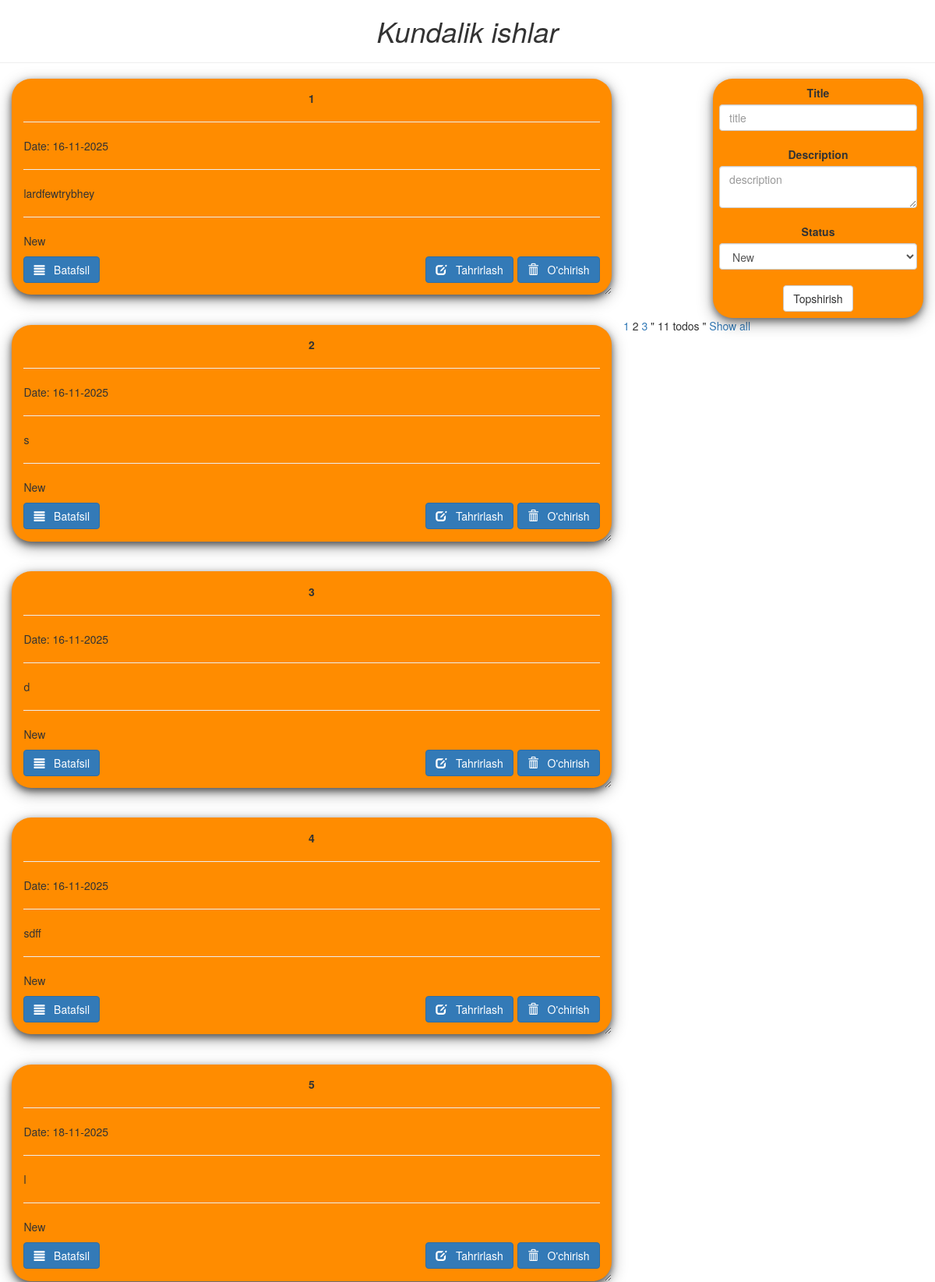
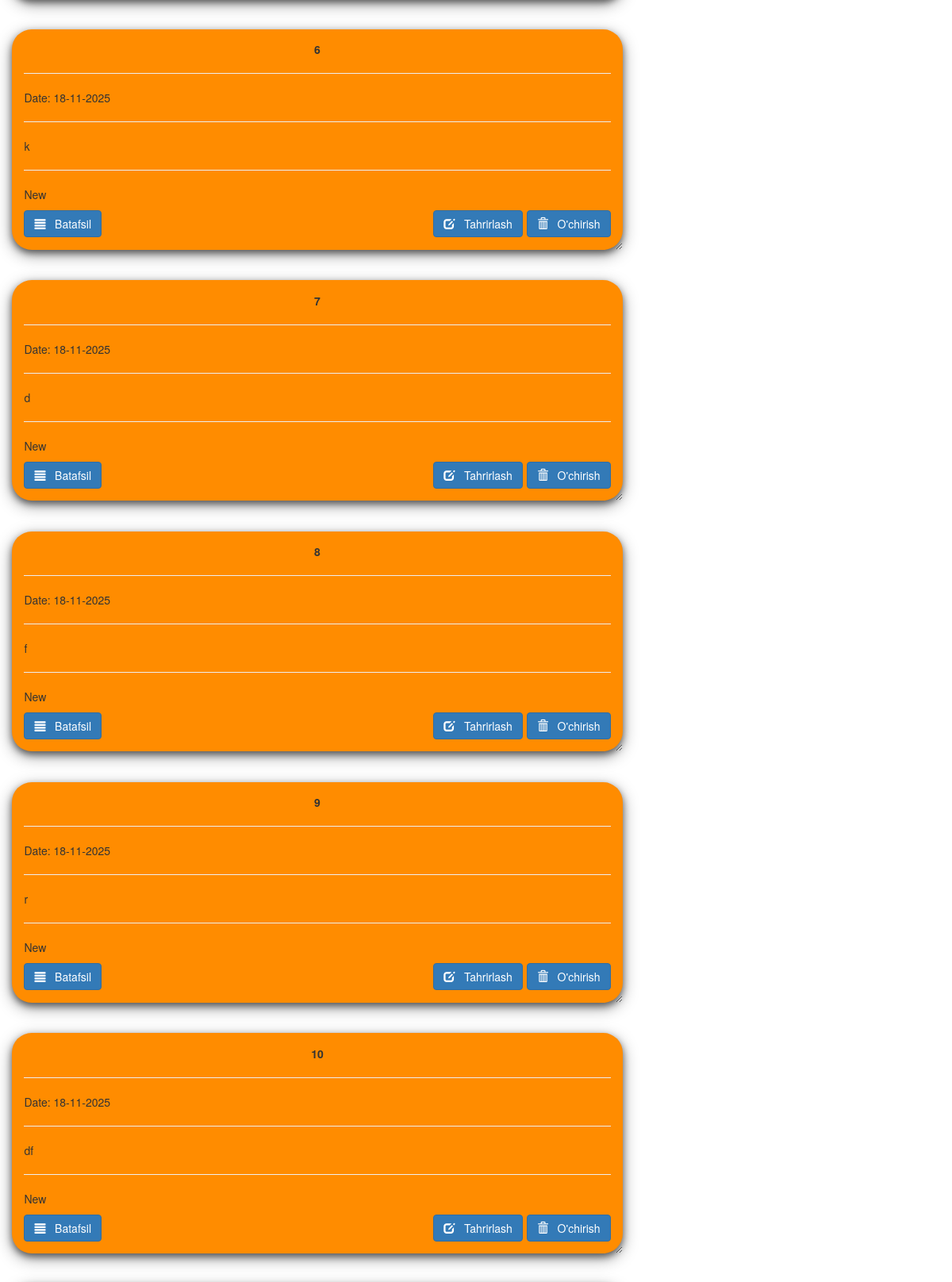
The page / (upper part) on the database its author committed (2 pictures, top to bottom).
### main/models.py (models this page shows, shortened)
class Todo(models.Model):
    title = models.CharField(max_length=200)
    desc = models.TextField()
    status = models.CharField(
        max_length=50,
        choices=StatusChoices.choices,
        default=StatusChoices.NEW,
    )
    created_at = models.DateTimeField(auto_now_add=True)
    updated_at = models.DateTimeField(auto_now=True)

### main/views.py (the view, shortened to what this page needs)
# urls.py: path("", home),
def home(request):
    data = {
        'todos':Todo.objects.all()
    }
    return render(request, 'todo.html', context=data)

### templates/todo.html (shortened to what this page needs)
<!DOCTYPE html>
<html lang="en" dir="ltr">
<head>
  <link rel="stylesheet" href="https://maxcdn.bootstrapcdn.com/bootstrap/3.3.7/css/bootstrap.min.css">
</head>
<body  class="container-fluid">
  <center class="row">
    <h1><i>Kundalik ishlar</i></h1>
    <hr />
  </center>
  <div class="row">
    <div class="col-md-8">
      {% for todo in todos %}
        <div class="card">
          <center><b>{{ todo.title }}</b></center>
          <hr/>
          Date: {{ todo.created_at|date:"d-m-Y" }}
          <hr/>
          {{ todo.desc }}
          <hr/>
          {{ todo.get_status_display }}
          <br/>
          <a href="/about/{{ todo.id }}/" style="color: white;"><button class="btn btn-primary" style="float: left; margin-top: 10px;"><span class="glyphicon glyphicon-align-justify"></span> &nbsp; Batafsil</button></a>
          <a href="/delete/{{ todo.id }}/" style="color: white;"><button class="btn btn-primary" style="float: right; margin-left: 5px; margin-top: 10px;"><span class="glyphicon glyphicon-trash"></span> &nbsp; O'chirish</button></a>
          <a href="/edit/{{ todo.id }}/" style="color: white;"><button class="btn btn-primary" style="float: right; margin-left: 5px; margin-top: 10px;"><span class="glyphicon glyphicon-edit"></span> &nbsp; Tahrirlash </button></a>
        </div>
      {% endfor %}
    </div>
    <div class="col-md-1"></div>
    <div class="col-md-3">
      <div  class="submit_form">
        <form action="/" method="post">
          <label for="title">Title</label>
          <input type="text" name="title" placeholder="title" class="form-control" required/><br />
          <center>
          <label for="desc">Description</label>
          <textarea name="desc" placeholder="description" class="form-control" required></textarea><br />
          </center>
          <label for="status">Status</label>
          <select name="status" class="form-control" required>
            <option value="new">New</option>
          </select><br/>
          <center>
          <button type="submit" class="btn btn-default">Topshirish</button>
          </center>
        </form>
      </div>
    </div>
    <p class="paginator">
      <a href="?p=1">1</a>
      <span class="this-page">2</span>
      <a href="?p=3" class="end">3</a>
      " 11 todos "
      <a href="?all=" class="showall">Show all</a>
    </p>
  </div>
</body>
</html>

### templates/todo.html (style rules this page uses)
.card { box-shadow: 0 4px 8px 0 rgba(0,0,0,0.5), 0 6px 20px 0 rgba(0,0,0,0.39); background: DarkOrange; margin-bottom : 5%; border-radius: 25px; padding : 2%; overflow: auto; resize: both; text-overflow: ellipsis; }
.submit_form { text-align: center; padding: 3%; background: DarkOrange; border-radius: 25px; box-shadow: 0 4px 8px 0 rgba(0,0,0,0.4), 0 6px 20px 0 rgba(0,0,0,0.36); }

### rows shown on the page
Todo: title "1", created_at "16-11-2025", desc "lardfewtrybhey", status "New"
Todo: title "2", created_at "16-11-2025", desc "s", status "New"
Todo: title "3", created_at "16-11-2025", desc "d", status "New"
Todo: title "4", created_at "16-11-2025", desc "sdff", status "New"
Todo: title "5", created_at "18-11-2025", desc "l", status "New"
Todo: title "6", created_at "18-11-2025", desc "k", status "New"
Todo: title "7", created_at "18-11-2025", desc "d", status "New"
Todo: title "8", created_at "18-11-2025", desc "f", status "New"
Todo: title "9", created_at "18-11-2025", desc "r", status "New"
Todo: title "10", created_at "18-11-2025", desc "df", status "New"
